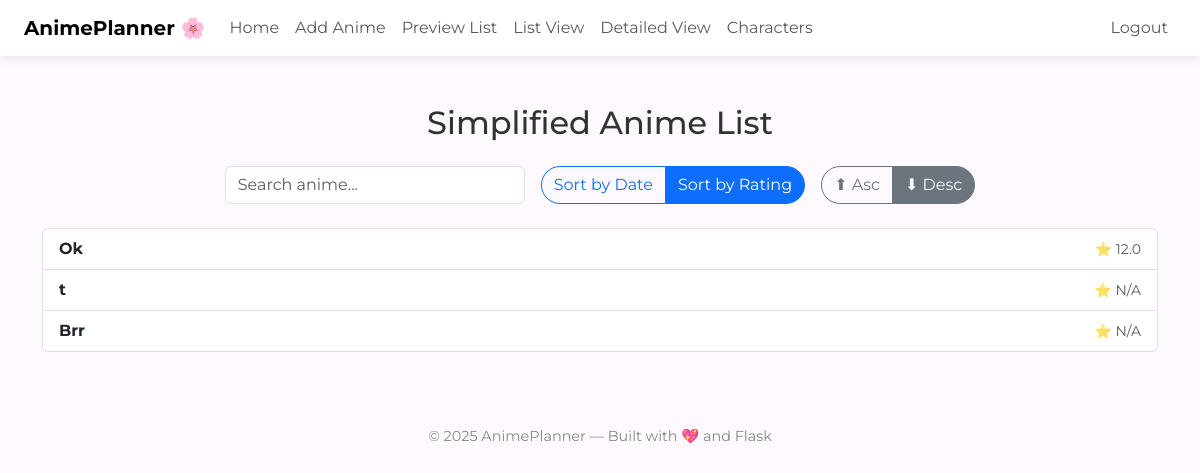
Page /list (signed in) on the earlier database version.
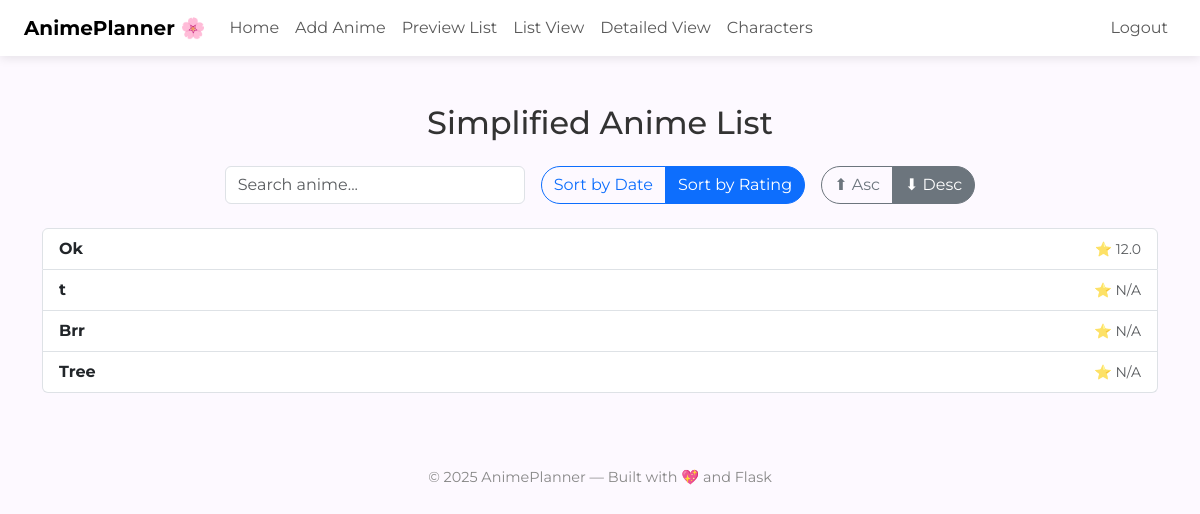
Same page on the later database version.
### tables this page shows
CREATE TABLE anime (
            id INTEGER PRIMARY KEY AUTOINCREMENT,
            title TEXT NOT NULL,
            rating REAL,
            thoughts TEXT,
            date TEXT,
            sequel TEXT,
            details_url TEXT,
            background_url TEXT,
            user_id INTEGER,
            FOREIGN KEY(user_id) REFERENCES users(id) ON DELETE SET NULL
        );

### app.py (the view)
@app.route("/list")
@login_required
def list_view():
    sort_by = request.args.get("sort", "rating")  # default: rating
    order = request.args.get("order", "desc")     # default: descending
    filter_null = request.args.get("filter", "nonull")  # default: filter out NULLs
    if sort_by not in {"date", "rating"}:
        sort_by = "rating"
    if order not in {"asc", "desc"}:
        order = "desc"
    if filter_null not in {"nonull", "all"}:
        filter_null = "nonull"
    sort_column = "rating" if sort_by == "rating" else "date"
    user_id = session.get("user_id")
    base_query = "SELECT id, title, rating, date FROM anime WHERE user_id = ?"
    if filter_null == "nonull":
        base_query += f" AND {sort_column} IS NOT NULL"
    base_query += f" ORDER BY {sort_column} {order.upper()}"
    conn = get_db()
    db = conn.cursor()
    db.execute(base_query, (user_id,))
    anime_list = db.fetchall()
    db.close()
    conn.close()
    return render_template("list.html",
        anime_list=anime_list,
        sort_by=sort_by,
        order=order,
        filter_null=filter_null
    )

### app.py (called while the page is built)
def login_required(f):
    @wraps(f)
    def wrapper(*args, **kwargs):
        if "user_id" not in session:
            flash("Login required.")
            return redirect("/login")
        return f(*args, **kwargs)
    return wrapper

def get_db():
    return sqlite3.connect("anime.db")

### templates/list.html (shortened to what this page needs)
{% extends "layout.html" %}
{% block main %}
<h2 class="mb-4 text-center">Simplified Anime List</h2>
<div class="d-flex justify-content-center gap-3 flex-wrap mb-4">
    <input type="text" id="searchBox" class="form-control" placeholder="Search anime..." style="max-width: 300px;">
    <div class="btn-group">
        <a href="{{ url_for('list_view', sort='date', order=order, filter=filter_null) }}"
           class="btn btn-outline-primary {% if sort_by == 'date' %}active{% endif %}">
           Sort by Date
        </a>
        <a href="{{ url_for('list_view', sort='rating', order=order, filter=filter_null) }}"
           class="btn btn-outline-primary {% if sort_by == 'rating' %}active{% endif %}">
           Sort by Rating
        </a>
    </div>
    <div class="btn-group">
        <a href="{{ url_for('list_view', sort=sort_by, order='asc', filter=filter_null) }}"
           class="btn btn-outline-secondary {% if order == 'asc' %}active{% endif %}">⬆ Asc</a>
        <a href="{{ url_for('list_view', sort=sort_by, order='desc', filter=filter_null) }}"
           class="btn btn-outline-secondary {% if order == 'desc' %}active{% endif %}">⬇ Desc</a>
    </div>
</div>
<ul class="list-group" id="animeList">
    {% for anime in anime_list %}
        <a href="/preview#anime-{{ anime[0] }}"
           class="list-group-item list-group-item-action d-flex justify-content-between align-items-center anime-entry">
            <strong>{{ anime[1] }}</strong>
            <span class="text-muted small">
                {% if sort_by == 'rating' %}
                    ⭐ {{ anime[2] if anime[2] else "N/A" }}
                {% else %}
                    {{ anime[3]|datetimeformat('%b %Y') if anime[3] else "No Date" }}
                {% endif %}
            </span>
        </a>
    {% endfor %}
</ul>
{% endblock %}

### templates/layout.html (shortened to what this page needs)
<!DOCTYPE html>
<html lang="en">
<head>
    <link href="https://cdn.jsdelivr.net/npm/bootstrap@5.3.3/dist/css/bootstrap.min.css" rel="stylesheet">
    <link rel="stylesheet" href="/static/style.css">
    <link rel="stylesheet" href="https://cdn.jsdelivr.net/npm/swiper@11/swiper-bundle.min.css" />
</head>
<body>
    <nav class="navbar navbar-expand-md navbar-light bg-white px-4">
        <a class="navbar-brand fw-bold" href="/">AnimePlanner 🌸</a>
        <div class="collapse navbar-collapse" id="navbarMenu">
            <ul class="navbar-nav me-auto">
                <li class="nav-item"><a class="nav-link" href="/">Home</a></li>
                <li class="nav-item"><a class="nav-link" href="/add">Add Anime</a></li>
                <li class="nav-item"><a class="nav-link" href="/preview">Preview List</a></li>
                <li class="nav-item"><a class="nav-link" href="/list">List View</a></li>
                <li class="nav-item"><a class="nav-link" href="{{ url_for('list_detail') }}">Detailed View</a></li>
                <li class="nav-item"><a class="nav-link" href="/characters">Characters</a></li>
            </ul>
            <ul class="navbar-nav ms-auto">
                {% if session.get('user_id') %}
                    <li class="nav-item"><a class="nav-link" href="/logout">Logout</a></li>
                {% else %}
                    <li class="nav-item"><a class="nav-link" href="/login">Login</a></li>
                    <li class="nav-item"><a class="nav-link" href="/register">Register</a></li>
                {% endif %}
            </ul>
        </div>
    </nav>
    <main class="container my-5">
        {% block main %}{% endblock %}
    </main>
    <footer class="py-4">
        <p>&copy; {{ year if year else 2025 }} AnimePlanner — Built with 💖 and Flask</p>
    </footer>
</body>
</html>

### static/style.css (style rules this page uses)
body { background-color: #fdf9ff; color: #333; }
.btn { border-radius: 2rem; }
a { text-decoration: none; }

### templates/layout.html (style rules this page uses)
body { font-family: 'Montserrat', sans-serif; background-color: #fdf9ff; color: #333; }
nav.navbar { box-shadow: 0 2px 10px rgba(0,0,0,0.1); }
footer { text-align: center; margin-top: 50px; font-size: 0.9em; color: #888; }

Differences in the rows shown:
added anime: title "Tree", rating "N/A"
